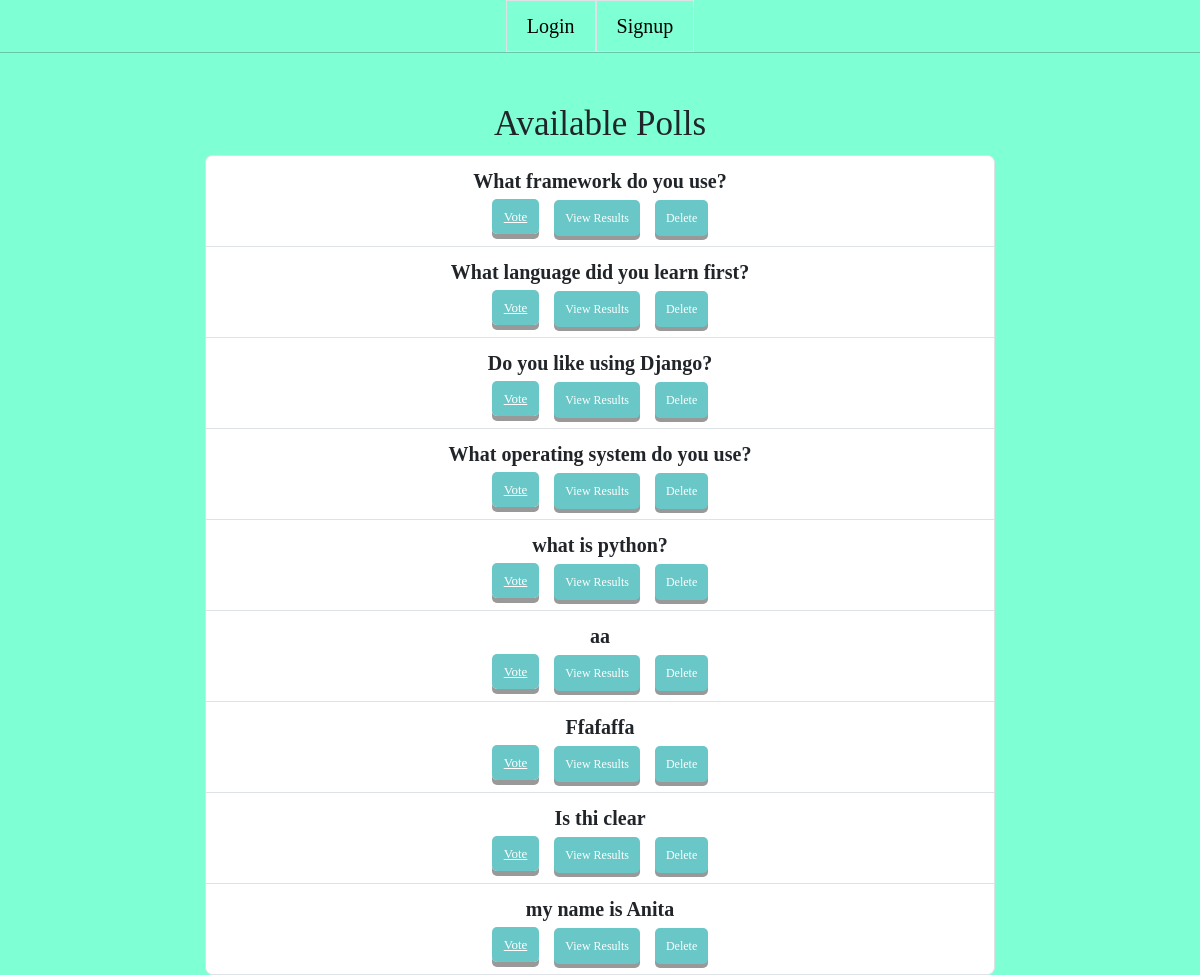
/poll/home, run on the app's committed database.
### poll/models.py (models this page shows, shortened)
class Poll(models.Model):
    question = models.TextField()
    option_one = models.CharField(max_length=30)
    option_two = models.CharField(max_length=30)
    option_three = models.CharField(max_length=30)
    option_one_count = models.IntegerField(default=0)
    option_two_count = models.IntegerField(default=0)
    option_three_count = models.IntegerField(default=0)

### poll/views.py (the view)
# urls.py: path('poll/home', poll_views.home, name='home'),
def home(request):
    polls = Poll.objects.all()
    context = {
        'polls' : polls
    }
    return render(request, 'poll/home.html', context)

### poll/templates/poll/home.html (shortened to what this page needs)
{% extends "poll/base.html" %}
{% block main %}
<head>
</head>
<br>
<div class="row justify-content-center">
    <div class="col-lg-8 col-lg-offset-2">
        <div class="panel panel-default">
            <div class="panel-heading">
                <h3 class="panel-title">Available Polls</h3>
            </div>
            <ul class="list-group">
                {% for poll in polls %}
                <li class="list-group-item">
                    <strong>{{ poll.question }}</strong><br>
                    <span class="">
                        <a href="{% url 'vote' poll.id %}" class="btn1 btn-info btn-xs" >Vote</a> &nbsp;
                        <a href="{% url 'results' poll.id %}" class="btn btn-default btn-xs">View Results</a> &nbsp;
                        <a class="btn btn-default btn" href="{% url 'delete' poll.id %}" onclick="return confirm('Are you sure')">Delete</a>
                 </span>
                </li>
                {% endfor %}
            </ul>
            </div>
        </div>
    </div>
{% endblock %}

### poll/templates/poll/home.html (style rules this page uses)
body { background-color: Aquamarine; }
* { font-size:20px; font-family: 'monaco'; }
.btn { padding: 9px 11px; margin-top: 4px; font-size: 12px; text-align: center; cursor: pointer; outline: none; color: #fff; background-color:#6ac7c7; border: none; border-radius: 5px; box-shadow: 0 4px #999; }
.btn1 { padding: 10px 12px; margin-top: 5px; font-size: 13px; text-align: center; cursor: pointer; outline: none; color: #fff; background-color: #6ac7c7; border: none; border-radius: 5px; box-shadow: 0 5px #999; }

### data on the page
Poll: question "What framework do you use?"
Poll: question "What language did you learn first?"
Poll: question "Do you like using Django?"
Poll: question "What operating system do you use?"
Poll: question "what is python?"
Poll: question "aa"
Poll: question "Ffafaffa"
Poll: question "Is thi clear"
Poll: question "my name is Anita"
